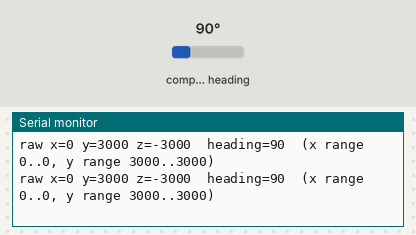
This sketch was run on a simulated ESP32. Shown: the last lines printed to the serial monitor. Wiring (inferred from the names in the program): QMC5883L compass at I2C address 0x0D. Inputs (shaded band) come from the test bench; at power-on: compass heading 90°.

Above: at 2.2 s.
2.3 s: compass heading set to 7°
At 2.59 s:
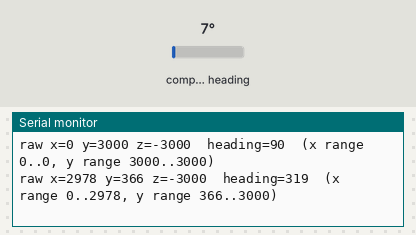
3.8 s: compass heading set to 90°
At 3.81 s:
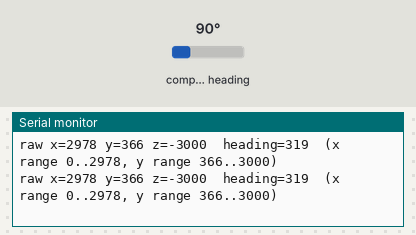
Timing chart, 0 to 6.8 s (numbered marks = the images above; inputs shaded):
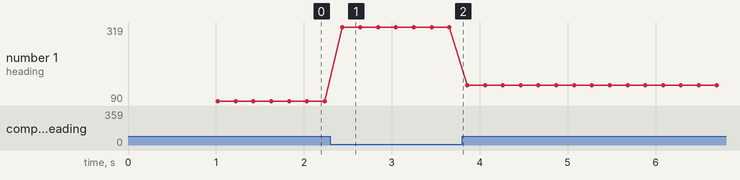

The sketch:

compass_test.ino
```cpp
// compass_test.ino - run this FIRST when the compass arrives (no LoRa needed).
// 1) finds the chip (0x0D or 0x1E)  2) prints raw values  3) after ~15 s of slowly spinning the board flat
// through a full circle, prints the heading. Point the board at a phone compass app's north to check it.
#include "config.h"
#include "compass.h"

void setup() {
  Serial.begin(115200); delay(1000);
  Wire.begin(PIN_SDA, PIN_SCL);
  Serial.println("I2C scan:");
  for (uint8_t a = 1; a < 127; a++) if (i2cPing(a)) Serial.printf("  found 0x%02X\n", a);
  if (!compassBegin()) { Serial.println("No compass at 0x0D/0x1E. Check SDA/SCL/3V3/GND and solder joints."); while (1) delay(1000); }
  Serial.printf("Compass chip at 0x%02X (%s)\n", compassAddr, compassAddr == 0x0D ? "QMC5883L" : "HMC5883L");
  Serial.println("Slowly rotate the board flat through 360 degrees for 15 s...");
}

void loop() {
  static uint32_t t0 = millis();
  int16_t x, y, z;
  if (compassReadRaw(x, y, z)) {
    if (millis() - t0 < 15000) compassCalibrateSample(x, y);
    Serial.printf("raw x=%d y=%d z=%d  heading=%.0f  (x range %.0f..%.0f, y range %.0f..%.0f)\n", x, y, z, compassHeading(), cxMin, cxMax, cyMin, cyMax);
  } else Serial.println("read failed");
  delay(200);
}
```

compass.h
```cpp
// compass.h - minimal driver for the cheap GY-271 style compass. Auto-detects:
//   QMC5883L (I2C 0x0D)  or  HMC5883L (I2C 0x1E).   UNTESTED on your board - run compass_test first.
// Heading = direction the sensor's +X arrow points, 0 = magnetic north, clockwise, degrees.
#pragma once
#include <Wire.h>
#include <math.h>
#include "config.h"

#define COMPASS_OFFSET_DEG 0.0f     // add this if the arrow on the compass board isn't aligned with the servo's "front"
#define DECLINATION_DEG    0.0f     // magnetic -> true north correction for your area (optional)

static uint8_t compassAddr = 0;     // 0x0D (QMC) or 0x1E (HMC); 0 = not found
static float cxMin = 1e9, cxMax = -1e9, cyMin = 1e9, cyMax = -1e9;   // running min/max for hard-iron calibration

static inline bool i2cWrite(uint8_t a, uint8_t reg, uint8_t v) { Wire.beginTransmission(a); Wire.write(reg); Wire.write(v); return Wire.endTransmission() == 0; }
static inline bool i2cPing(uint8_t a) { Wire.beginTransmission(a); return Wire.endTransmission() == 0; }

static inline bool compassBegin() {
  if (i2cPing(0x0D)) { compassAddr = 0x0D; i2cWrite(0x0D, 0x0B, 0x01); i2cWrite(0x0D, 0x09, 0x1D); return true; }   // QMC: reset, 200 Hz continuous
  if (i2cPing(0x1E)) { compassAddr = 0x1E; i2cWrite(0x1E, 0x00, 0x70); i2cWrite(0x1E, 0x01, 0x20); i2cWrite(0x1E, 0x02, 0x00); return true; } // HMC: 15 Hz continuous
  return false;
}

static inline bool compassReadRaw(int16_t& x, int16_t& y, int16_t& z) {
  if (!compassAddr) return false;
  uint8_t start = (compassAddr == 0x0D) ? 0x00 : 0x03;
  Wire.beginTransmission(compassAddr); Wire.write(start);
  if (Wire.endTransmission(false) != 0) return false;
  if (Wire.requestFrom((int)compassAddr, 6) != 6) return false;
  uint8_t d[6]; for (int i = 0; i < 6; i++) d[i] = Wire.read();
  if (compassAddr == 0x0D) { x = (int16_t)(d[0] | d[1] << 8); y = (int16_t)(d[2] | d[3] << 8); z = (int16_t)(d[4] | d[5] << 8); }  // X,Y,Z little-endian
  else                     { x = (int16_t)(d[0] << 8 | d[1]); z = (int16_t)(d[2] << 8 | d[3]); y = (int16_t)(d[4] << 8 | d[5]); }  // X,Z,Y big-endian
  return true;
}

// Call repeatedly while slowly rotating the board through a full circle (flat) to learn the offsets.
static inline void compassCalibrateSample(int16_t x, int16_t y) {
  if (x < cxMin) cxMin = x; if (x > cxMax) cxMax = x; if (y < cyMin) cyMin = y; if (y > cyMax) cyMax = y;
}
// Returns heading in degrees, or -1 on error. Uses calibration offsets if a full circle has been sampled.
static inline float compassHeading() {
  int16_t rx, ry, rz;
  if (!compassReadRaw(rx, ry, rz)) return -1;
  float x = rx, y = ry;
  if (cxMax > cxMin && cyMax > cyMin) { x -= (cxMax + cxMin) / 2; y -= (cyMax + cyMin) / 2; }
  float h = atan2f(y, x) * 57.2957795f + COMPASS_OFFSET_DEG + DECLINATION_DEG;
  while (h < 0) h += 360; while (h >= 360) h -= 360;
  return h;
}
```

config.h
```cpp
// config.h - pins + settings shared by every sketch.
// If your course helper (iot_common.h / IoTPins::) uses different pins, change them HERE.
#pragma once
#include <Arduino.h>

#define NODE_ID_A 1
#define NODE_ID_B 2

// ---------- test timing ----------
#define FAST_BENCH_MODE 0            // 1 = report every 60 s (for desk testing), 0 = every 3 h
#if FAST_BENCH_MODE
  #define REPORT_INTERVAL_S 60UL
#else
  #define REPORT_INTERVAL_S (3UL * 3600UL)   // DEFAULT: one report every 3 hours
#endif
#define ACK_WAIT_MS       3000       // how long Node A listens for the ack
#define MAX_TRIES         3          // send attempts per report
#define GPS_FIX_TIMEOUT_MS 60000UL   // give up on GPS after 60 s
#define LOW_BATT_MV       4600       // flag "low battery" below this (4xAA near empty)

// ---------- security switches ----------
#define USE_ENCRYPTION 1             // AES-GCM on top of the ATECC signature

// ---------- pins ----------
#define PIN_POT        34
#define PIN_BTN_MODE    4
#define PIN_BTN_SEND   32
#define PIN_SCK        18
#define PIN_MISO       19
#define PIN_MOSI       23
#define PIN_LORA_CS     5
#define PIN_LORA_RST   14
#define PIN_LORA_DIO0  26            // wired, but we poll instead of using interrupts
#define PIN_OLED_CS    27
#define PIN_OLED_DC    25
#define PIN_OLED_RES   33
#define PIN_SDA        21
#define PIN_SCL        22
#define PIN_SERVO      13
#define PIN_BUZZER     15
#define PIN_LED         2
#define PIN_GPS_RX     16            // ESP32 receives here  <- GPS TX
#define PIN_GPS_TX     17            // ESP32 sends here     -> GPS RX
#define PIN_GPS_PWR    12            // drives an NPN transistor that switches GPS GND (see notes). -1 = GPS always on
#define PIN_VBAT       35            // optional 200k/100k divider; reads vbat/3

// ---------- OLED ----------
#define OLED_W 128
#define OLED_H 64                    // change to 32 if your screen is 128x32

// ---------- LoRa radio ----------
#define LORA_FREQ   915E6
#define LORA_SF     9
#define LORA_BW     125E3
#define LORA_CR     5                // 4/5
#define LORA_SYNC   0x42             // private network (not the public 0x34)
#define LORA_TX_DBM 17               // use 10 on a desk test so nodes don't deafen each other
```

Measured:
- after the input at 2.3 s, the serial monitor: prints a new line after 0.14 s (image 1)
- plotted number 1: 90 → 319 after the input at 2.3 s, 319 → 139 after the input at 3.8 s
